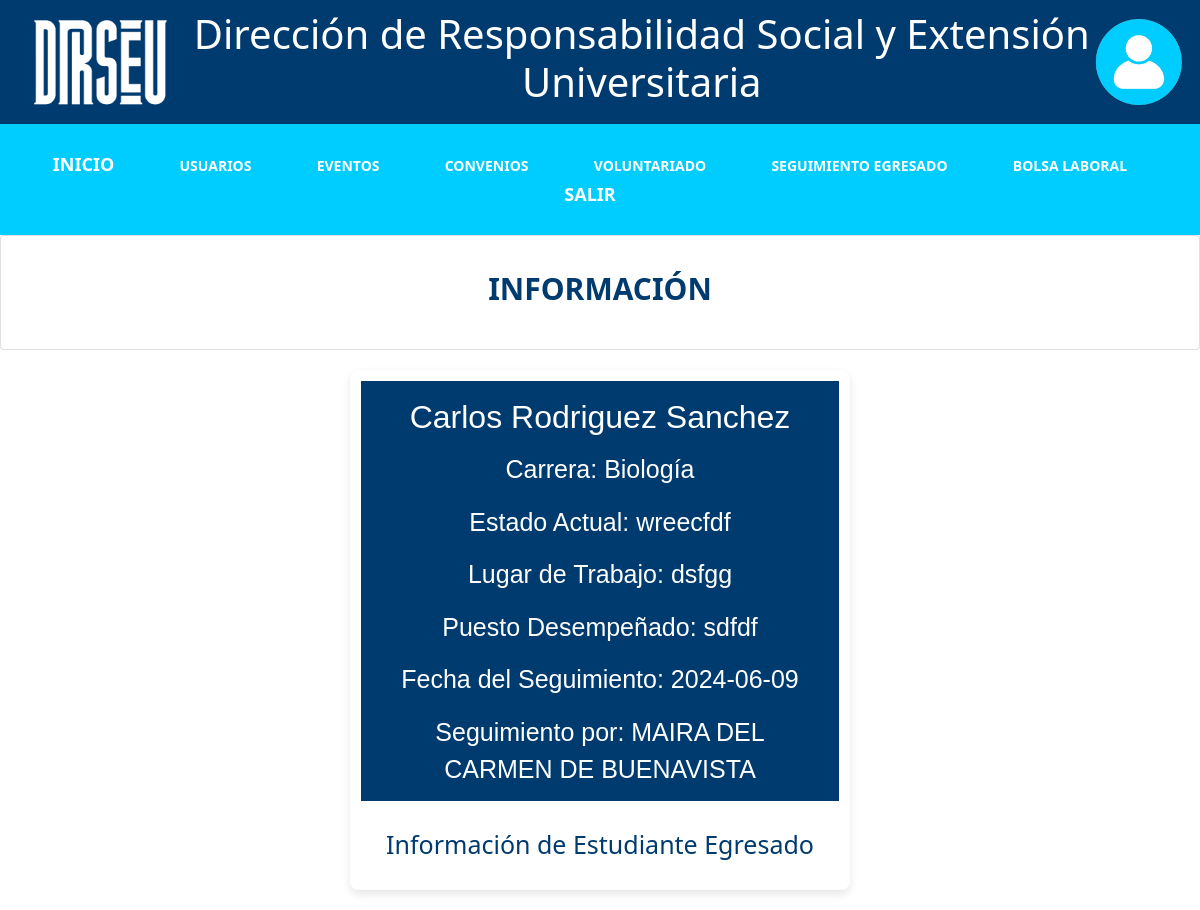
The app's page /seguimiento/ver_seguimiento.php?id=2 (signed in) with its own data.
### tables this page shows
CREATE TABLE `seguimientoegresado` (
  `seg_egre_id` int(11) NOT NULL,
  `estadoActual` varchar(255) DEFAULT NULL,
  `lugar_trabajo` varchar(255) NOT NULL,
  `puesto_desempeñado` varchar(255) NOT NULL,
  `fechaActualizacion` date DEFAULT NULL,
  `perDIR_id` int(11) DEFAULT NULL,
  `egresado_id` int(11) DEFAULT NULL
);

CREATE TABLE `egresado` (
  `egresado_id` int(11) NOT NULL,
  `nombre` varchar(100) NOT NULL,
  `apellidos` varchar(100) NOT NULL,
  `añoGraduacion` date DEFAULT NULL,
  `facultad` varchar(255) DEFAULT NULL,
  `carrera` varchar(255) DEFAULT NULL
);

CREATE TABLE `personaldir` (
  `perDIR_id` int(11) NOT NULL,
  `nombreCom` varchar(255) NOT NULL,
  `cargo` varchar(100) DEFAULT NULL
);

### seguimiento/ver_seguimiento.php (the view, shortened to what this page needs)
<?php include "../extend/header.php"; ?>
<html>
<link rel="stylesheet" href="styles1.css">
<body>
<div class="row">
  <div class="col s12">
    <div class="card">
      <div class="card-content">
        <span style='font-size:30px; font-weight:bold;' class="card-title">INFORMACIÓN</span>
      </div>
    </div>
  </div>
</div>
<?php
$egresado_id = isset($_GET['id']) ? intval($_GET['id']) : 0;
if ($egresado_id > 0) {
    $sel = $con->query("SELECT *
                        FROM egresado
                        JOIN seguimientoegresado ON seguimientoegresado.egresado_id = egresado.egresado_id
                        JOIN personaldir ON seguimientoegresado.perDIR_id = personaldir.perDIR_id
                        WHERE egresado.egresado_id = $egresado_id");
    if ($sel->num_rows > 0) {
?>
<div class="image-grid">
    <?php while ($f = $sel->fetch_assoc()) { ?>
    <div class="image-slot">
        <div class="image-container">
            <div class="description">
                <div class="info">
                    <h2><?php echo $f['nombre'] . ' ' . $f['apellidos']; ?></h2>
                    <p>Carrera: <?php echo $f['carrera']; ?></p>
                    <p>Estado Actual: <?php echo $f['estadoActual']; ?></p>
                    <p>Lugar de Trabajo: <?php echo $f['lugar_trabajo']; ?></p>
                    <p>Puesto Desempeñado: <?php echo $f['puesto_desempeñado']; ?></p>
                    <p>Fecha del Seguimiento: <?php echo $f['fechaActualizacion']; ?></p>
                    <p>Seguimiento por: <?php echo $f['nombreCom']; ?></p>
                </div>
            </div>
        </div>
        <h3>Información de Estudiante Egresado</h3>
    </div>
    <?php } ?>
</div>
<?php
    } else {
        echo "<p class='centered-message'>No se encontraron seguimientos para este egresado.</p>";
    }
} else {
    echo "<p class='centered-message'>ID de egresado no válido.</p>";
}
?>
</body>
</html>

### css/styles.css (style rules this page uses)
body { font-family: Arial, sans-serif; margin: 0; padding: 0; background: #f0f0f0; }
h2 { font-family:sans-serif; font-size: 40px; }
p { font-family: Helvetica; font-size: 25px; }
.image-grid { display: grid; grid-template-columns: repeat(3, 1fr); gap: 20px; padding: 20px; align-items: start; }
.image-slot { display: flex; flex-direction: column; border: 1px solid #ffffff; background-color: #f9f9f9; position: center; width: 600px; border: 1px solid #fdfdfd; margin-bottom: 10px; padding: 10px; box-sizing: border-box; overflow: hidden; }
.image-container { position: relative; width: 100%; height: 300px; cursor: pointer; }
.description { position: absolute; top: 0; left: 0; width: 100%; height: 100%; background: rgba(0, 0, 0, 0.9); color: white; display: flex; align-items: center; justify-content: center; flex-direction: column; opacity: 0; visibility: hidden; transition: opacity 0.1s ease-in-out, visibility 0s linear 0.2s; }
.info h2, .info p { margin: 5px; margin-top: 10px; text-align: center; }
.image-slot h3 { margin-top: 20px; margin-bottom: 20px; font-size: 25px; text-align: center; }
.info h4, .info p { margin: 5px; margin-top: 15px; text-align: center; }
.card-title { font-size: 24px; font-weight: bold; margin-bottom: 20px; }

### seguimiento/styles1.css (style rules this page uses)
.image-slot h3 { text-align: center; margin-top: 10px; color: #003b6f; }
.card-content { padding: 30px; text-align: center; }
.card-title { display: block; font-size: 30px; font-weight: bold; color: #003b6f; }
.image-grid { display: flex; flex-wrap: wrap; justify-content: space-around; padding: 5px; color: #003b6f; }
.image-slot { width: 500px; height: 520px; margin: 15px; background-color: white; box-shadow: 0 4px 8px rgba(0, 0, 0, 0.1); border-radius: 8px; overflow: hidden; }
.image-container { width: 100%; height: 90%; overflow: hidden; position: relative; }
.description { height: 420px; padding: 15px; background-color: #003b6f; color: white; visibility: visible; opacity: 1; transition: opacity 0.3s ease; }
.description .info { padding: 5px; }

### seguimiento/ver_seguimiento.php (style rules this page uses)
.image-slot h3 { text-align: center; margin-top: 10px; color: #003b6f; }

### records on screen
seguimientoegresado: egresado.nombre "Carlos", egresado.apellidos "Rodriguez Sanchez", egresado.carrera "Biología", estadoActual "wreecfdf", lugar_trabajo "dsfgg", puesto_desempeñado "sdfdf", fechaActualizacion "2024-06-09", perDIR.nombreCom "MAIRA DEL CARMEN DE BUENAVISTA"
